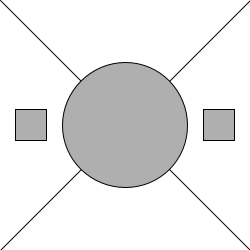
Frame 1 (no input)
Frame 60 (the mouse pressed at the canvas centre just before this capture): identical to frame 1, image omitted
Frame 120 (the mouse held since frame 60 and released just before this capture): identical to frame 1, image omitted

The Processing sketch that drew this single still picture (run headless with seeded random() and noise(); from frame 60 on, the mouse is pressed at the canvas centre):

// Processing sketch: processing_98745
// ── processing_98745.pde

void setup(){
  size(250,250);
  smooth();
}

void draw(){
  background(255);
  stroke(0);
  fill(175);
  line(0,0,width,height);
  line(width,0,0,height);
  rectMode(CENTER);
  ellipse(width/2,height/2,width/2,height/2);
  rect(width/8,height/2,width/8,height/8);
  rect(width-width/8,height/2,width/8,height/8);
}
